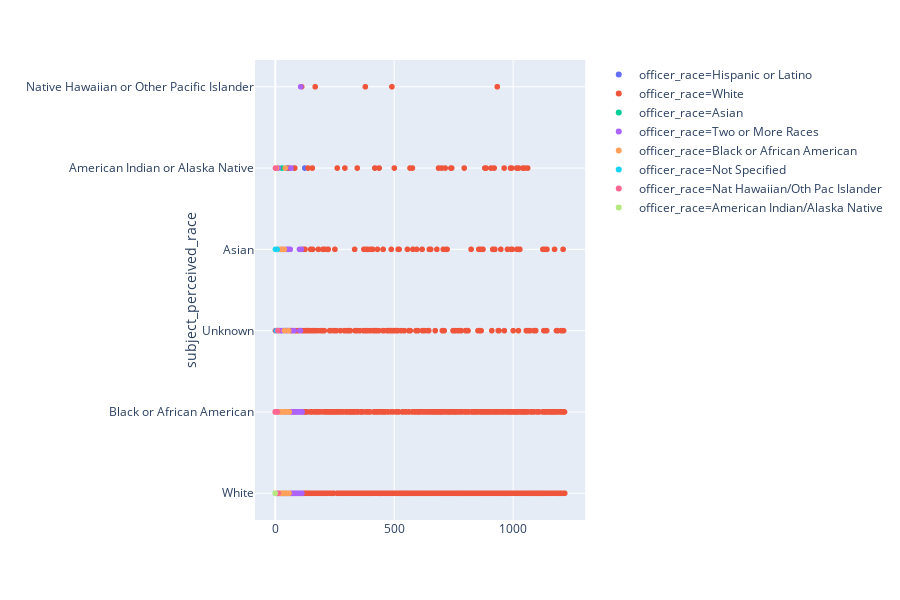

Notebook source saved alongside this figure:
### Code cell
fig = px.scatter(arrested, y="subject_perceived_race", color="officer_race")
fig.show()

### Figure 1 — Plotly figure (JSON) as saved in the notebook; plotly's stock layout.template omitted (floating-point values rounded to 4 significant figures; data arrays with more than 128 entries replaced by an {"elided": "..."} marker saying what was removed)
{"data": [{"hoverlabel": {"namelength": 0}, "hovertemplate": "officer_race=Hispanic or Latino<br>subject_perceived_race=%{y}", "legendgroup": "officer_race=Hispanic or Latino", "marker": {"color": "#636efa", "symbol": "circle"}, "mode": "markers", "name": "officer_race=Hispanic or Latino", "showlegend": true, "type": "scattergl", "xaxis": "x", "y": {"elided": "136 str values"}, "yaxis": "y"}, {"hoverlabel": {"namelength": 0}, "hovertemplate": "officer_race=White<br>subject_perceived_race=%{y}", "legendgroup": "officer_race=White", "marker": {"color": "#EF553B", "symbol": "circle"}, "mode": "markers", "name": "officer_race=White", "showlegend": true, "type": "scattergl", "xaxis": "x", "y": {"elided": "1219 str values"}, "yaxis": "y"}, {"hoverlabel": {"namelength": 0}, "hovertemplate": "officer_race=Asian<br>subject_perceived_race=%{y}", "legendgroup": "officer_race=Asian", "marker": {"color": "#00cc96", "symbol": "circle"}, "mode": "markers", "name": "officer_race=Asian", "showlegend": true, "type": "scattergl", "xaxis": "x", "y": ["Black or African American", "Black or African American", "White", "Unknown", "White", "Black or African American", "White", "Black or African American", "Asian", "White", "Black or African American", "White", "Black or African American", "Black or African American", "Unknown", "Black or African American", "Black or African American", "White", "Black or African American", "Unknown", "White", "White", "White", "White", "White", "White", "White", "Unknown", "American Indian or Alaska Native", "Black or African American", "White", "Unknown", "Black or African American", "White", "White", "White", "Black or African American", "White", "White", "Black or African American", "White", "American Indian or Alaska Native", "Unknown", "White", "White", "White", "Black or African American", "Asian", "White", "Black or African American", "White", "Black or African American", "Unknown"], "yaxis": "y"}, {"hoverlabel": {"namelength": 0}, "hovertemplate": "officer_race=Two or More Races<br>subject_perceived_race=%{y}", "legendgroup": "officer_race=Two or More Races", "marker": {"color": "#ab63fa", "symbol": "circle"}, "mode": "markers", "name": "officer_race=Two or More Races", "showlegend": true, "type": "scattergl", "xaxis": "x", "y": ["Black or African American", "Black or African American", "White", "Black or African American", "Unknown", "White", "White", "Unknown", "White", "White", "White", "Unknown", "American Indian or Alaska Native", "Black or African American", "Black or African American", "Black or African American", "Black or African American", "Black or African American", "Black or African American", "Black or African American", "White", "White", "Unknown", "Asian", "White", "Black or African American", "Black or African American", "White", "White", "Unknown", "Black or African American", "White", "Black or African American", "White", "White", "Black or African American", "Black or African American", "White", "White", "White", "White", "Black or African American", "Black or African American", "White", "Black or African American", "Unknown", "White", "White", "White", "Unknown", "Asian", "White", "Unknown", "White", "White", "Black or African American", "Asian", "Unknown", "Unknown", "Black or African American", "White", "White", "White", "Asian", "Black or African American", "Black or African American", "American Indian or Alaska Native", "Black or African American", "Black or African American", "White", "White", "Black or African American", "Black or African American", "Black or African American", "Black or African American", "Black or African American", "Unknown", "Black or African American", "White", "Unknown", "White", "White", "White", "White", "White", "White", "White", "White", "Black or African American", "Black or African American", "White", "Black or African American", "Black or African American", "Black or African American", "Black or African American", "Black or African American", "White", "Black or African American", "Black or African American", "White", "Black or African American", "White", "Asian", "White", "Unknown", "Black or African American", "Unknown", "Native Hawaiian or Other Pacific Islander", "Black or African American", "Black or African American", "Asian", "White", "White", "Black or African American"], "yaxis": "y"}, {"hoverlabel": {"namelength": 0}, "hovertemplate": "officer_race=Black or African American<br>subject_perceived_race=%{y}", "legendgroup": "officer_race=Black or African American", "marker": {"color": "#FFA15A", "symbol": "circle"}, "mode": "markers", "name": "officer_race=Black or African American", "showlegend": true, "type": "scattergl", "xaxis": "x", "y": ["Black or African American", "Black or African American", "White", "White", "Black or African American", "American Indian or Alaska Native", "Black or African American", "Black or African American", "Black or African American", "White", "White", "Asian", "White", "Black or African American", "Black or African American", "White", "White", "Black or African American", "White", "White", "White", "White", "Black or African American", "Black or African American", "Black or African American", "Asian", "White", "Black or African American", "Black or African American", "White", "White", "White", "Black or African American", "Black or African American", "Black or African American", "White", "Black or African American", "White", "Asian", "Unknown", "White", "Black or African American", "American Indian or Alaska Native", "White", "White", "White", "White", "White", "White", "White", "Black or African American", "White", "White", "White", "Black or African American", "White", "Unknown", "White", "White", "Black or African American"], "yaxis": "y"}, {"hoverlabel": {"namelength": 0}, "hovertemplate": "officer_race=Not Specified<br>subject_perceived_race=%{y}", "legendgroup": "officer_race=Not Specified", "marker": {"color": "#19d3f3", "symbol": "circle"}, "mode": "markers", "name": "officer_race=Not Specified", "showlegend": true, "type": "scattergl", "xaxis": "x", "y": ["White", "Asian", "Black or African American", "White", "White", "White", "Black or African American", "Unknown", "Asian", "Black or African American"], "yaxis": "y"}, {"hoverlabel": {"namelength": 0}, "hovertemplate": "officer_race=Nat Hawaiian/Oth Pac Islander<br>subject_perceived_race=%{y}", "legendgroup": "officer_race=Nat Hawaiian/Oth Pac Islander", "marker": {"color": "#FF6692", "symbol": "circle"}, "mode": "markers", "name": "officer_race=Nat Hawaiian/Oth Pac Islander", "showlegend": true, "type": "scattergl", "xaxis": "x", "y": ["Black or African American", "American Indian or Alaska Native", "Black or African American", "Black or African American", "White", "White", "White", "White", "White", "Black or African American", "White", "Unknown", "White"], "yaxis": "y"}, {"hoverlabel": {"namelength": 0}, "hovertemplate": "officer_race=American Indian/Alaska Native<br>subject_perceived_race=%{y}", "legendgroup": "officer_race=American Indian/Alaska Native", "marker": {"color": "#B6E880", "symbol": "circle"}, "mode": "markers", "name": "officer_race=American Indian/Alaska Native", "showlegend": true, "type": "scattergl", "xaxis": "x", "y": ["White"], "yaxis": "y"}], "layout": {"height": 600, "legend": {"tracegroupgap": 0}, "margin": {"t": 60}, "xaxis": {"anchor": "y", "domain": [0, 0.98]}, "yaxis": {"anchor": "x", "domain": [0, 1], "title": {"text": "subject_perceived_race"}}}}
